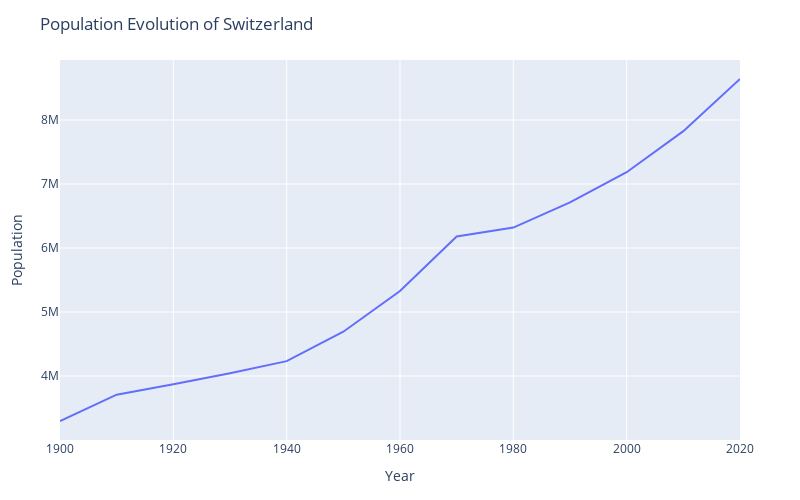

Notebook code for this chart:
### Markdown cell above
Now I would like to visualize the population evolution that will change over time:

### Code cell
# Create a DataFrame
df = pd.DataFrame({"Year": years, "Population": pop})

# Create a line plot
fig = px.line(
    df,
    x="Year",
    y="Population",
    title="Population Evolution of Switzerland",
    labels={"Population": "Population", "Year": "Year"},
)

# To format and save figures
fig.update_layout(
    margin=dict(l=60, r=60, t=60, b=60),
    coloraxis_showscale=False,  # Remove the color bar
    width=800,  # Width of the figure in pixels
    height=500,  # Height of the figure in pixels
)

# Show the plot
#pio.renderers.default = "browser"  # ouvre la figure dans ton navigateur
#fig.show()

### Figure 1 — Plotly figure (JSON) as saved in the notebook; plotly's stock layout.template omitted (floating-point values rounded to 4 significant figures)
{"data": [{"hovertemplate": "Year=%{x}<br>Population=%{y}<extra></extra>", "legendgroup": "", "line": {"color": "#636efa", "dash": "solid"}, "marker": {"symbol": "circle"}, "mode": "lines", "name": "", "orientation": "v", "showlegend": false, "type": "scatter", "x": [1900, 1910, 1920, 1930, 1940, 1950, 1960, 1970, 1980, 1990, 2000, 2010, 2020], "xaxis": "x", "y": [3297641, 3708897, 3870407, 4042131, 4233223, 4692642, 5327776, 6180925, 6319848, 6713167, 7184003, 7825751, 8640582], "yaxis": "y"}], "layout": {"coloraxis": {"showscale": false}, "height": 500, "legend": {"tracegroupgap": 0}, "margin": {"b": 60, "l": 60, "r": 60, "t": 60}, "title": {"text": "Population Evolution of Switzerland"}, "width": 800, "xaxis": {"anchor": "y", "domain": [0, 1], "title": {"text": "Year"}}, "yaxis": {"anchor": "x", "domain": [0, 1], "title": {"text": "Population"}}}}
